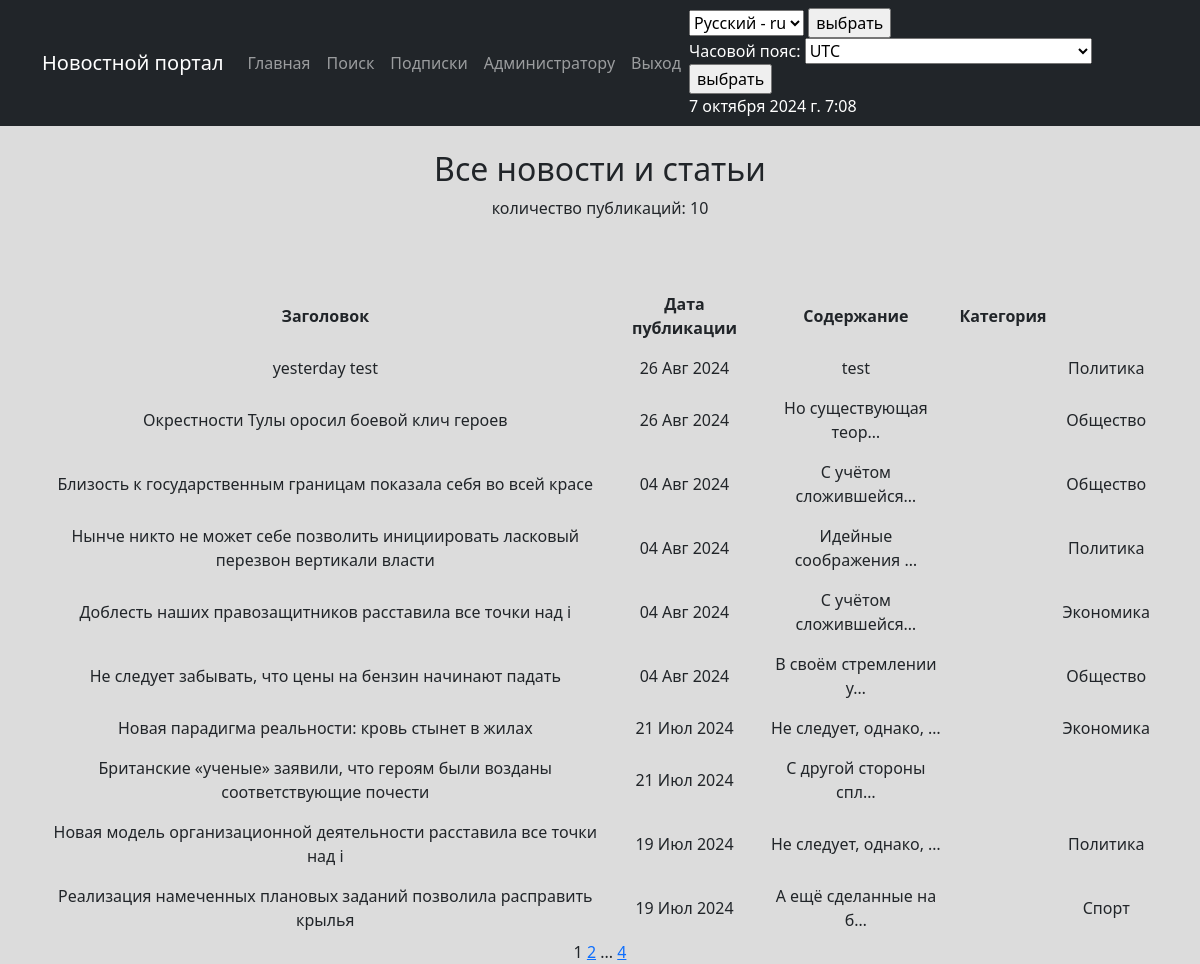
Before: /news/ with the older database file.
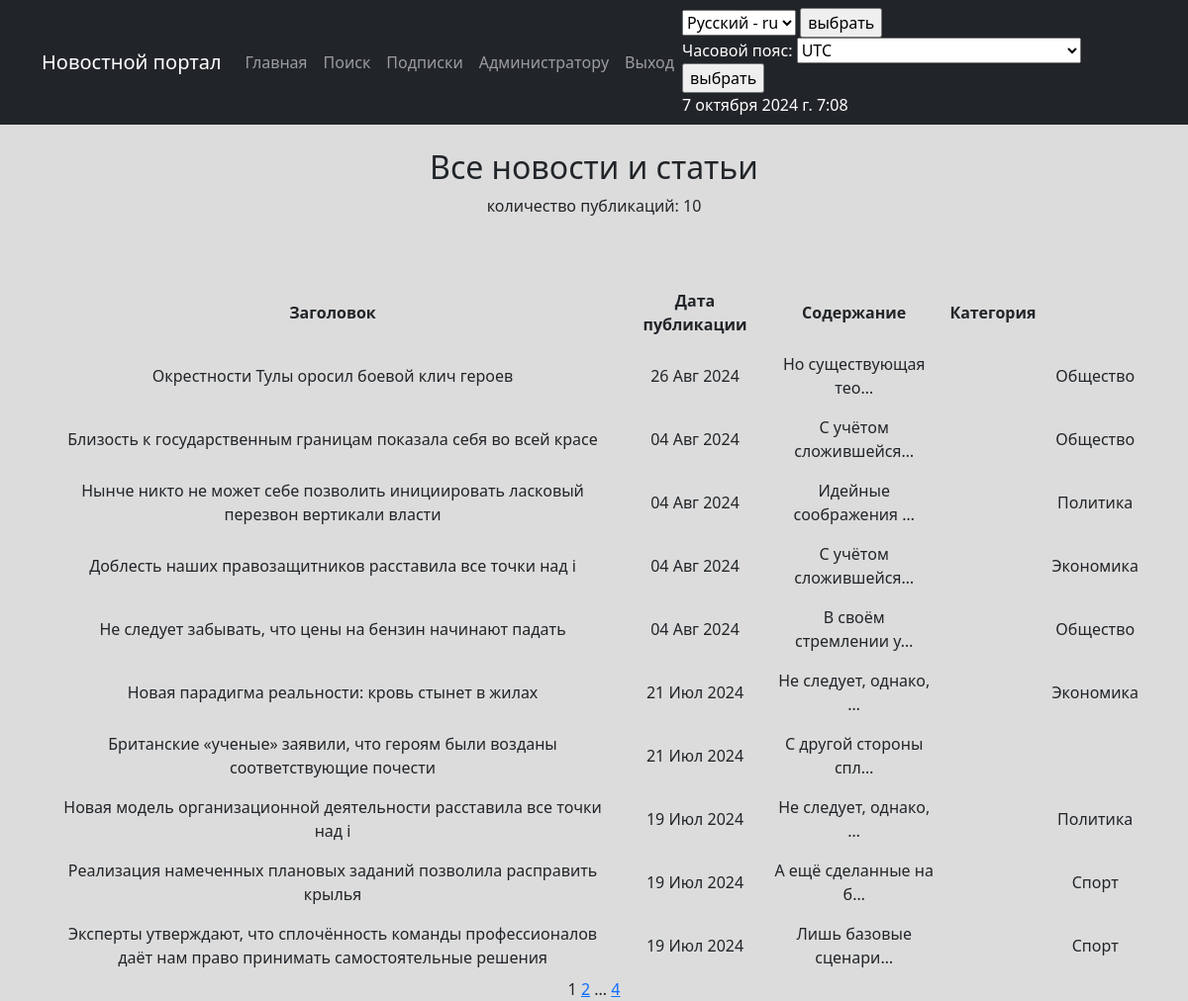
After: the same page with the newer database file.
### news/models.py (models this page shows, shortened)
class Post(models.Model):
    article = "AR"
    news = "NW"
    TYPES = [
        (article, 'Статья'),
        (news, 'Новость')
    ]
    author = models.ForeignKey(User, on_delete=models.CASCADE)
    type = models.CharField(max_length=2, choices=TYPES, default=article)
    add_time = models.DateTimeField(auto_now_add=True, verbose_name=pgettext_lazy('add_time', 'time of addition'))
    category = models.ManyToManyField(Category, through='PostCategory', verbose_name=pgettext_lazy('', 'category'))
    heading = models.CharField(max_length=255, verbose_name=pgettext_lazy('', 'heading'))
    text = models.TextField(verbose_name=pgettext_lazy('', 'text'))
    rating = models.IntegerField(default=0)

class Category(models.Model):
    category_name = models.CharField(max_length=255, unique=True)

### news/views.py (the view, shortened to what this page needs)
# urls.py: path('', cache_page(30)(PostList.as_view()), name='post_list'),
class PostList(ListView):
    model = Post
    template_name = 'news.html'
    context_object_name = 'news'
    ordering = '-add_time'
    paginate_by = 10
    def get_context_data(self, **kwargs):
        context = super().get_context_data(**kwargs)
        context['current_time'] = timezone.localtime(timezone.now())
        context['timezones'] = pytz.common_timezones
        return context

### news/templatetags/custom_filters.py (called while the page is built)
@register.filter()
def censor(value):
    try:
        if type(value) is str:
            for word in censor_list:
                if word in value.lower().split():
                    value = value.replace(word[1:], "*" * len(word[1:]))
            return value
    except TypeError as e:
        print(e)

@register.simple_tag(takes_context=True)
def url_replace(context, **kwargs):
    d = context['request'].GET.copy()
    for k, v in kwargs.items():
        d[k] = v
    return d.urlencode()

### templates/news.html (shortened to what this page needs)
{% extends 'flatpages/default.html' %}
{% load custom_filters %}
{% load i18n %}
{% block content %}
<br>
<h2> {% trans "Все новости и статьи" %}</h2>
<p> {% trans "количество публикаций" %}: {{ news|length }} </p>
<br>
<br>
    {% if news %}
        <table width="100%" cellpadding="8px">
            <tr>
                <td> <strong> {% trans "Заголовок" %}  </strong> </td>
                <td> <strong> {% trans "Дата публикации" %} </strong> </td>
                <td> <strong> {% trans "Содержание" %} </strong> </td>
                <td> <strong> {% trans "Категория" %} </strong> </td>
            </tr>
            {% for post in news %}
            <tr>
                <td> {{ post.heading|censor }}</td>
                <td> {{ post.add_time|date:'d M Y' }} </td>
                <td> {{ post.text|censor|truncatechars:21 }} </td>
                <td>
                </td>
                {% for cat in post.category.all %}
                    <td> {{cat.category_name}} </td>
                {% endfor %}
            </tr>
            {% endfor %}
        </table>
    {% else %}
        <h2>{% trans "Новостей нет!"%}</h2>
    {% endif %}
   {{ page_obj.number }}
   {% if page_obj.has_next %}
       <a href="?{% url_replace page=page_obj.next_page_number %}">{{ page_obj.next_page_number }}</a>
       {% if paginator.num_pages != page_obj.next_page_number %}
           ...
           <a href="?{% url_replace page=page_obj.paginator.num_pages %}">{{ page_obj.paginator.num_pages }}</a>
       {% endif %}
   {% endif %}
{% endblock content %}

Changed rows visible on the page:
removed Post: heading|censor "yesterday test", add_time "26 Авг 2024", text|censor "test", Category (category_name "Политика")
changed Post "Окрестности Тулы оросил боевой клич героев": text|censor "Но существующая теор…" → "Но существующая тео…"
now on this page (row edited): Post: heading|censor "Эксперты утверждают, что сплочённость команды профессионалов даёт нам право принимать самостоятельные решения", add_time "19 Июл 2024", text|censor "Лишь базовые сценари…", Category (category_name "Спорт")
